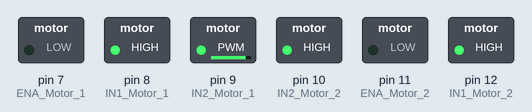
Bench run of a sketch on a simulated Arduino Uno, built with avr-gcc and run on an emulated ATmega328P. Shown: switched loads named in the sketch (green lamp = pin HIGH). At 14.2 s the program stops and its outputs stay as they are.

Above: at 0.1 s.
At 3.1 s:
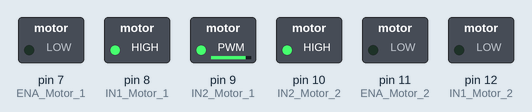
At 8.2 s:
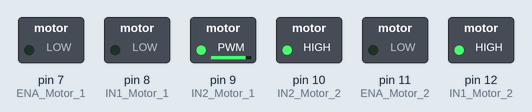
At 14.3 s:
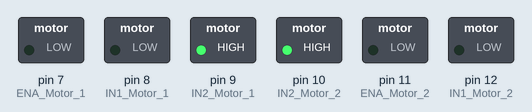
Timing chart, 0 to 15.7 s (numbered marks = the images above):
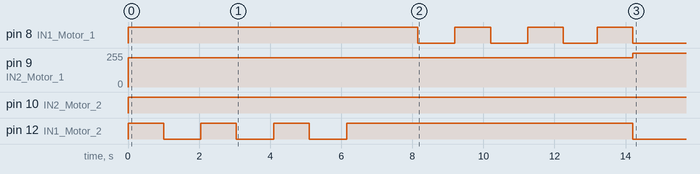

Measured:
- by itself, pin 8 (IN1_Motor_1): repeats every 2.1 s: LOW 1.1 s, HIGH 1.0 s
- by itself, pin 9 (IN2_Motor_1): 0/255 → 220/255 at 0.00 s, → 255/255 14.2 s later
- by itself, pin 10 (IN2_Motor_2): LOW → HIGH at 0.00 s
- by itself, pin 12 (IN1_Motor_2): goes 3 × (HIGH 1.0 s, LOW 1.1 s), HIGH 8.1 s, then LOW

The sketch:

Blink101_Squair1.ino
```cpp
#define FORWARD_TIME 1000    // delay after forward
#define REVERSE_TIME 1000    // delay after reverse
#define STOP_TIME 1000       // delay after stop
#define TURN_TIME 1050 // delay after turn
int count = 0;
void setup() {

  pinMode(2, INPUT);   // button 1
  pinMode(3, INPUT);   // button 2

  pinMode(7, OUTPUT);  // ENA Motor 1
  pinMode(8, OUTPUT);  // IN1 Motor 1
  pinMode(9, OUTPUT);  // IN2 Motor 1

  pinMode(11, OUTPUT); // ENA Motor 2
  pinMode(12, OUTPUT); // IN1 Motor 2
  pinMode(10, OUTPUT); // IN2 Motor 2

  pinMode(4, INPUT);   // frontal sensors
}

void loop() {
 turns();
  forward_motors();
  delay(FORWARD_TIME);
  stop_motors();
}
void turns(){
  forward_motors();
  delay(FORWARD_TIME);
  turn_right_motors();
  delay(TURN_TIME);
  forward_motors();
  delay(FORWARD_TIME);
  turn_right_motors();
  delay(TURN_TIME);
  forward_motors();
  delay(FORWARD_TIME);
  turn_right_motors();
  delay(TURN_TIME);
  forward_motors();
  delay(FORWARD_TIME);
  forward_motors();   // part 2
  delay(FORWARD_TIME);
  turn_left_motors();
  delay(1050);
  forward_motors();
  delay(FORWARD_TIME);
  turn_left_motors();
  delay(1050);
  forward_motors();
  delay(FORWARD_TIME);
  turn_left_motors();
  delay(950);
  forward_motors();
  delay(FORWARD_TIME);
  stop_motors();
  while (1);
}

void stop_motors () {
  digitalWrite(9, HIGH);  // stop 1 sec
  digitalWrite(8, LOW);
  digitalWrite(7, LOW);
  digitalWrite(10, HIGH);
  digitalWrite(12, LOW);
  digitalWrite(11, LOW);
}

void forward_motors() {
  analogWrite(9, 220);    // reverse 1 sec
  digitalWrite(8, HIGH);
  digitalWrite(7, LOW);
  digitalWrite(10, HIGH);
  digitalWrite(12, HIGH);
  digitalWrite(11, LOW);
}

void reverse_motors() {
  analogWrite(9, 220);    // forward 1 sec
  digitalWrite(8, LOW);
  digitalWrite(7, HIGH);
  digitalWrite(10, HIGH);
  digitalWrite(12, LOW);
  digitalWrite(11, HIGH);
}

void turn_right_motors() {
  analogWrite(9, 220);    // reverse 1 sec
  digitalWrite(8, HIGH);
  digitalWrite(7, LOW);
  digitalWrite(10, HIGH);
  digitalWrite(12, LOW);
  digitalWrite(11, LOW);
}

void turn_left_motors() {
  analogWrite(9, 220);    // reverse 1 sec
  digitalWrite(8, LOW);
  digitalWrite(7, LOW);
  digitalWrite(10, HIGH);
  digitalWrite(12, HIGH);
  digitalWrite(11, LOW);
}

void stop_near_wall() {

}
```
